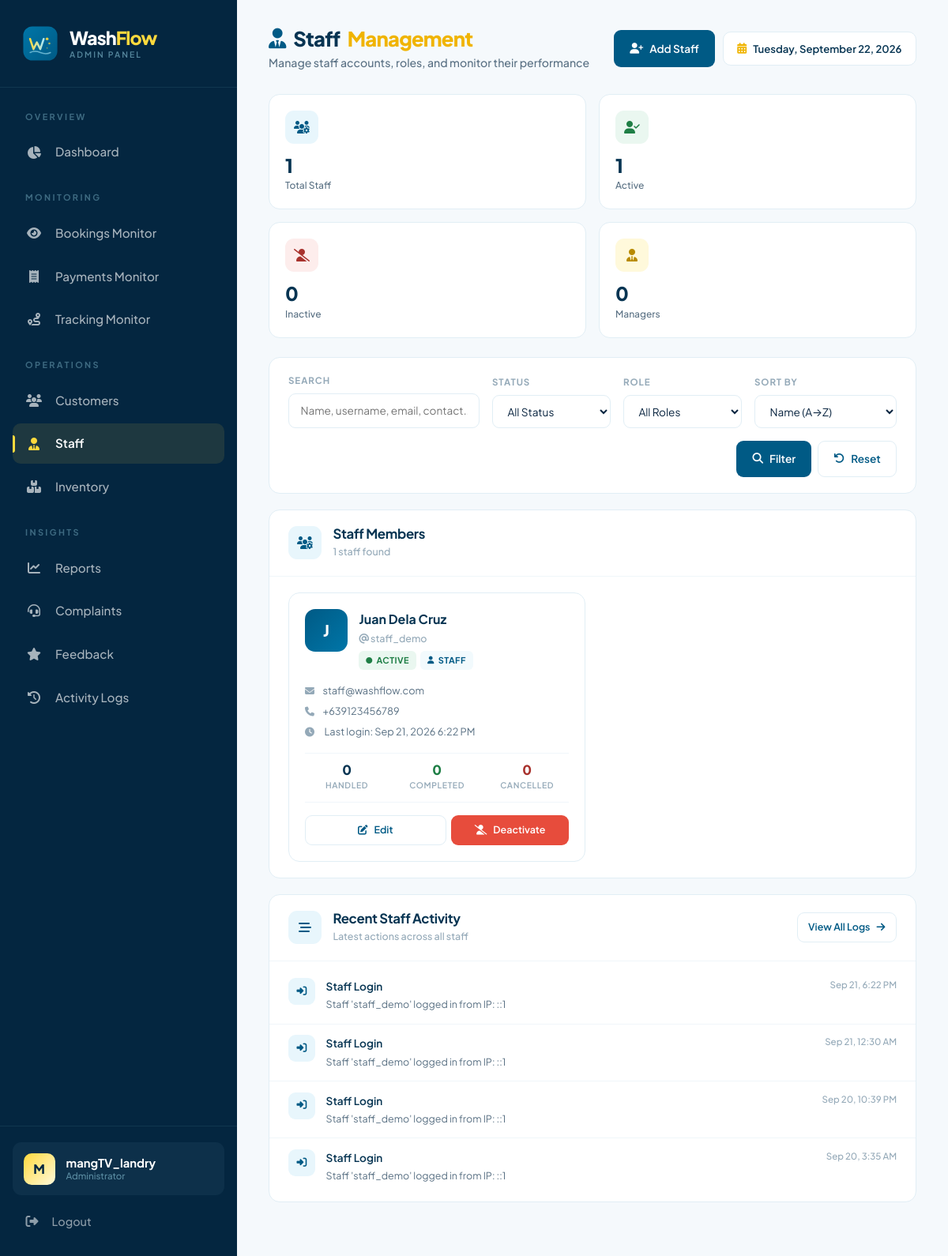
/staff_management.php (signed in), run on the app's committed database.
### tables this page shows
CREATE TABLE `staff` (
  `Staff_ID` int(11) NOT NULL,
  `username` varchar(50) NOT NULL,
  `password` varchar(255) NOT NULL,
  `full_name` varchar(100) NOT NULL,
  `email` varchar(150) DEFAULT NULL,
  `contact_number` varchar(20) DEFAULT NULL,
  `role` enum('staff','manager') NOT NULL DEFAULT 'staff',
  `status` enum('active','inactive') NOT NULL DEFAULT 'active',
  `created_at` timestamp NOT NULL DEFAULT current_timestamp(),
  `updated_at` timestamp NOT NULL DEFAULT current_timestamp() ON UPDATE current_timestamp()
);

CREATE TABLE `system_logs` (
  `log_id` int(11) NOT NULL,
  `admin_id` int(11) NOT NULL,
  `action` varchar(100) NOT NULL,
  `description` text DEFAULT NULL,
  `timestamp` datetime DEFAULT current_timestamp()
);

### staff_management.php (the view, shortened to what the rows shown need)
<?php
require_once 'db_connect.php';
require_once 'functions.php';
$page      = max(1, (int)($_GET['page'] ?? 1));
$per_page  = 12;
$offset    = ($page - 1) * $per_page;
$sort      = $_GET['sort'] ?? 'name_asc';
$order_map = [
    'name_asc'   => 'full_name ASC',
    'name_desc'  => 'full_name DESC',
    'id_asc'     => 'Staff_ID ASC',
    'id_desc'    => 'Staff_ID DESC',
    'newest'     => 'created_at DESC',
    'oldest'     => 'created_at ASC',
    'bookings'   => 'bookings_handled DESC',
];
$order_sql = $order_map[$sort] ?? 'full_name ASC';
$staff_list  = [];
try {
    $where  = ["1=1"];
    $params = [];
    $types  = '';
    $where_sql = implode(' AND ', $where);
    $list_sql = "
        SELECT
            s.*,
            (SELECT COUNT(*) FROM system_logs sl
                WHERE sl.action = 'Booking Status Update'
                AND sl.description LIKE CONCAT('%Staff ', s.full_name, '%')
            ) AS bookings_handled,
            (SELECT COUNT(*) FROM system_logs sl
                WHERE sl.action = 'Booking Status Update'
                AND sl.description LIKE CONCAT('%Staff ', s.full_name, '% to completed%')
            ) AS bookings_completed,
            (SELECT COUNT(*) FROM system_logs sl
                WHERE sl.action = 'Staff emergency cancel'
                AND sl.description LIKE CONCAT('%\"staff_name\":\"', s.full_name, '\"%')
            ) AS cancellations,
            (SELECT MAX(timestamp) FROM system_logs sl
                WHERE sl.action = 'Staff Login'
                AND sl.description LIKE CONCAT('%''', s.username, '''%')
            ) AS last_login
        FROM staff s
        WHERE $where_sql
        ORDER BY $order_sql
        LIMIT ? OFFSET ?
    ";
    $stmt = $conn->prepare($list_sql);
    $bind_types  = $types . 'ii';
    $bind_params = array_merge($params, [$per_page, $offset]);
    if ($bind_types !== 'ii') {
        $stmt->bind_param($bind_types, ...$bind_params);
    } else {
        $stmt->bind_param('ii', $per_page, $offset);
    }
    $stmt->execute();
    $staff_list = $stmt->get_result()->fetch_all(MYSQLI_ASSOC);
} catch (Exception $ex) {
    if (class_exists('Logger')) Logger::error('Fetch staff failed', ['error' => $ex->getMessage()]);
}
$stats = [
    'total'      => 0,
    'active'     => 0,
    'inactive'   => 0,
    'managers'   => 0,
    'logged_in_today' => 0,
];
try {
    $q = $conn->query("SELECT COUNT(*) c FROM staff");
    if ($q) $stats['total'] = (int)$q->fetch_assoc()['c'];
    $q = $conn->query("SELECT COUNT(*) c FROM staff WHERE status='active'");
    if ($q) $stats['active'] = (int)$q->fetch_assoc()['c'];
    $q = $conn->query("SELECT COUNT(*) c FROM staff WHERE status='inactive'");
    if ($q) $stats['inactive'] = (int)$q->fetch_assoc()['c'];
    $q = $conn->query("SELECT COUNT(*) c FROM staff WHERE role='manager'");
    if ($q) $stats['managers'] = (int)$q->fetch_assoc()['c'];
    $q = $conn->query("SELECT COUNT(DISTINCT description) c FROM system_logs WHERE action='Staff Login' AND DATE(timestamp)=CURDATE()");
    if ($q) $stats['logged_in_today'] = (int)$q->fetch_assoc()['c'];
} catch (Exception $ex) {
    if (class_exists('Logger')) Logger::error('Staff stats failed', ['error' => $ex->getMessage()]);
}
$recent_activity = [];
try {
    $q = $conn->query("
        SELECT log_id, action, description, timestamp
        FROM system_logs
        WHERE action LIKE 'Staff %'
        ORDER BY timestamp DESC
        LIMIT 8
    ");
    if ($q) $recent_activity = $q->fetch_all(MYSQLI_ASSOC);
} catch (Exception $ex) {
    if (class_exists('Logger')) Logger::error('Recent activity failed', ['error' => $ex->getMessage()]);
}
?>
<!DOCTYPE html>
<html lang="en">
<head>
<link href="https://cdn.jsdelivr.net/npm/bootstrap@5.3.0/dist/css/bootstrap.min.css" rel="stylesheet">
<link href="https://cdnjs.cloudflare.com/ajax/libs/font-awesome/6.4.0/css/all.min.css" rel="stylesheet">
</head>
<body>
<div class="wf-layout">
    <main class="wf-main">
        <div class="wf-topbar">
            <div class="wf-topbar-greeting">
                <h1><i class="fas fa-user-tie" style="color:var(--primary);"></i> Staff <span class="accent">Management</span></h1>
            </div>
        </div>
        <div class="wf-stats-grid">
            <div class="wf-stat-card">
                <div>
                    <div class="wf-stat-value"><?= number_format($stats['total']) ?></div>
                    <div class="wf-stat-label">Total Staff</div>
                </div>
            </div>
            <div class="wf-stat-card">
                <div>
                    <div class="wf-stat-value"><?= number_format($stats['active']) ?></div>
                    <div class="wf-stat-label">Active</div>
                </div>
            </div>
        </div>
        <div class="wf-card">
            <?php if (empty($staff_list)): ?>
                <div class="wf-empty">
                    <i class="fas fa-user-slash"></i>
                    <p>No staff found</p>
                </div>
            <?php else: ?>
                <div class="wf-staff-grid">
                    <?php foreach ($staff_list as $s):
                        $isActive = ($s['status'] === 'active');
                        $isManager = ($s['role'] === 'manager');
                        $initial = strtoupper(substr($s['full_name'] ?? $s['username'], 0, 1));
                    ?>
                    <div class="wf-staff-card">
                        <div class="wf-staff-head">
                            <div class="wf-staff-avatar role-<?= $isManager ? 'manager' : 'staff' ?>"><?= e($initial) ?></div>
                            <div class="wf-staff-info">
                                <div class="wf-staff-name"><?= e($s['full_name']) ?></div>
                                <div class="wf-staff-username"><i class="fas fa-at"></i> <?= e($s['username']) ?></div>
                                <div class="wf-staff-tags">
                                    <span class="wf-tag <?= $isActive ? 'wf-tag-active' : 'wf-tag-inactive' ?>">
                                        <i class="fas fa-circle" style="font-size:0.5rem;"></i>
                                        <?= $isActive ? 'Active' : 'Inactive' ?>
                                    </span>
                                    <span class="wf-tag <?= $isManager ? 'wf-tag-role-manager' : 'wf-tag-role-staff' ?>">
                                        <i class="fas <?= $isManager ? 'fa-crown' : 'fa-user' ?>" style="font-size:0.6rem;"></i>
                                        <?= ucfirst($s['role']) ?>
                                    </span>
                                </div>
                            </div>
                        </div>
                        <div class="wf-staff-details">
                            <div><i class="fas fa-envelope"></i><?= e($s['email'] ?: '—') ?></div>
                            <div><i class="fas fa-phone"></i><?= e($s['contact_number'] ?: '—') ?></div>
                            <div><i class="fas fa-clock"></i>
                                <?php if (!empty($s['last_login'])): ?>
                                    Last login: <?= date('M j, Y g:i A', strtotime($s['last_login'])) ?>
                                <?php else: ?>
                                    No login recorded
                                <?php endif; ?>
                            </div>
                        </div>
                        <div class="wf-staff-stats">
                            <div class="wf-staff-stat">
                                <div class="wf-staff-stat-value"><?= number_format((int)$s['bookings_handled']) ?></div>
                                <div class="wf-staff-stat-label">Handled</div>
                            </div>
                            <div class="wf-staff-stat">
                                <div class="wf-staff-stat-value" style="color:#1E7E45;"><?= number_format((int)$s['bookings_completed']) ?></div>
                                <div class="wf-staff-stat-label">Completed</div>
                            </div>
                            <div class="wf-staff-stat">
                                <div class="wf-staff-stat-value" style="color:#A8322D;"><?= number_format((int)$s['cancellations']) ?></div>
                                <div class="wf-staff-stat-label">Cancelled</div>
                            </div>
                        </div>
                        <div class="wf-staff-actions">
                            <button type="button" class="wf-btn wf-btn-outline wf-btn-sm"
                                onclick='openEditModal(<?= json_encode([
                                    "id"             => (int)$s["Staff_ID"],
                                    "username"       => $s["username"],
                                    "full_name"      => $s["full_name"],
                                    "email"          => $s["email"],
                                    "contact_number" => $s["contact_number"],
                                    "role"           => $s["role"],
                                    "status"         => $s["status"],
                                ], JSON_HEX_APOS | JSON_HEX_QUOT | JSON_HEX_TAG | JSON_HEX_AMP | JSON_UNESCAPED_UNICODE) ?>)'>
                                <i class="fas fa-edit"></i> Edit
                            </button>
                            <form method="post" style="flex:1; display:flex;" onsubmit="return confirm('<?= $isActive ? 'Deactivate' : 'Reactivate' ?> this staff?');">
                                <button type="submit" class="wf-btn wf-btn-sm <?= $isActive ? 'wf-btn-danger' : 'wf-btn-success' ?>" style="flex:1; justify-content:center;">
                                    <i class="fas <?= $isActive ? 'fa-user-slash' : 'fa-user-check' ?>"></i>
                                    <?= $isActive ? 'Deactivate' : 'Activate' ?>
                                </button>
                            </form>
                        </div>
                    </div>
                    <?php endforeach; ?>
                </div>
            <?php endif; ?>
        </div>
        <div class="wf-card">
            <?php if (empty($recent_activity)): ?>
                <div class="wf-empty">
                    <i class="fas fa-inbox"></i>
                    <p>No recent activity</p>
                </div>
            <?php else: ?>
                <div class="wf-activity-list">
                    <?php foreach ($recent_activity as $a):
                        $icon = 'fa-info-circle';
                        $label = $a['action'];
                        if (stripos($a['action'], 'Login') !== false) { $icon = 'fa-sign-in-alt'; }
                        elseif (stripos($a['action'], 'Logout') !== false) { $icon = 'fa-sign-out-alt'; }
                        elseif (stripos($a['action'], 'Status') !== false) { $icon = 'fa-exchange-alt'; }
                        elseif (stripos($a['action'], 'cancel') !== false) { $icon = 'fa-ban'; }
                    ?>
                    <div class="wf-activity-item">
                        <div class="wf-activity-icon"><i class="fas <?= $icon ?>"></i></div>
                        <div class="wf-activity-content">
                            <div class="wf-activity-title"><?= e($label) ?></div>
                            <div class="wf-activity-desc"><?= e($a['description']) ?></div>
                        </div>
                        <div class="wf-activity-time"><?= date('M j, g:i A', strtotime($a['timestamp'])) ?></div>
                    </div>
                    <?php endforeach; ?>
                </div>
            <?php endif; ?>
        </div>
    </main>
</div>
</body>
</html>

### data on the page
staff: Staff_ID "1", full_name "J", full_name "Juan Dela Cruz", username "staff_demo", status "ACTIVE", role "STAFF", email "staff@washflow.com", contact_number "+639123456789", last_login "Sep 21, 2026 6:22 PM", bookings_handled "0", bookings_completed "0", cancellations "0"
system_logs: action "Staff Login", description "Staff 'staff_demo' logged in from IP: ::1", timestamp "Sep 21, 6:22 PM"
system_logs: action "Staff Login", description "Staff 'staff_demo' logged in from IP: ::1", timestamp "Sep 21, 12:30 AM"
system_logs: action "Staff Login", description "Staff 'staff_demo' logged in from IP: ::1", timestamp "Sep 20, 10:39 PM"
system_logs: action "Staff Login", description "Staff 'staff_demo' logged in from IP: ::1", timestamp "Sep 20, 3:35 AM"

### other printed values
substr($admin_name, 0, 1) "M"
$admin_name "mangTV_landry"
$stats['inactive'] "0"
$stats['managers'] "0"
$total_rows "1"
